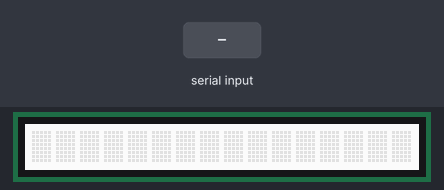
The sketch below on a simulated Arduino Uno, built with avr-gcc and run on an emulated ATmega328P. Shown: 16×1 character LCD. The test bench sets the inputs (shaded band).

Above: at 1.2 s.
1.3 s: "R" received over Serial
At 2.5 s:
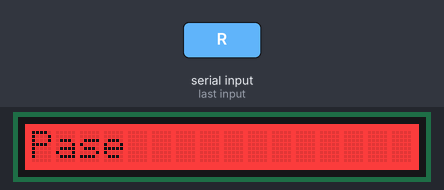
2.8 s: "Y" received over Serial
At 4.0 s:
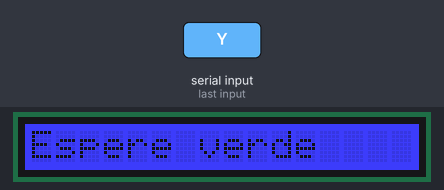
4.3 s: "G" received over Serial
At 5.2 s:
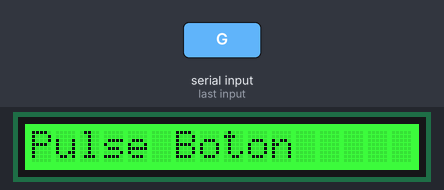
Timing chart, 0 to 7.3 s (numbered marks = the images above; inputs shaded):
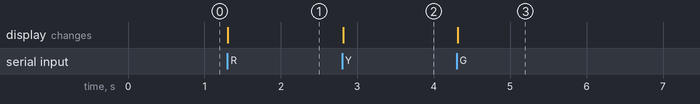

The sketch:

sketch_may04a.ino
```cpp
#include <rgb_lcd.h>

char Buffer;
rgb_lcd lcd;

void setup() {
  // put your setup code here, to run once:
  Serial.begin(9600);
  lcd=rgb_lcd();
  lcd.begin(16,1,4);
}

void loop() {
  // put your main code here, to run repeatedly:
  if(Serial.available()>0)
  {
    Buffer=Serial.read();

    switch(Buffer)
    {
      case 'R':
        lcd.clear();
        lcd.print("Pase");
        lcd.setColor(RED);
        break;
       case 'Y':
        lcd.clear();
        lcd.print("Espere verde");
        lcd.setColor(BLUE);
        break;
       case 'G':
        lcd.clear();
        lcd.print("Pulse Boton");
        lcd.setColor(GREEN);
        break;
       default:
        break;
    }
  }
}
```

Measured:
- after the input at 1.3 s, the display: changes at once (image 1)
- after the input at 2.8 s, the display: changes at once (image 2)
- after the input at 4.3 s, the display: changes at once (image 3)
